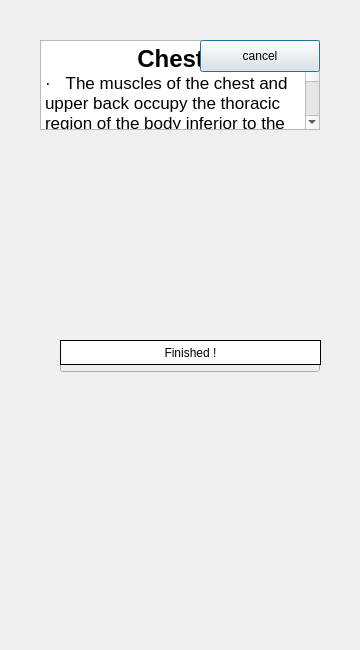
<?xml version="1.0" encoding="UTF-8"?>
<ui version="4.0">
 <class>chestinfo</class>
 <widget class="QDialog" name="chestinfo">
  <property name="geometry">
   <rect>
    <x>0</x>
    <y>0</y>
    <width>360</width>
    <height>650</height>
   </rect>
  </property>
  <property name="windowTitle">
   <string>Dialog</string>
  </property>
  <widget class="QLabel" name="bkgnd">
   <property name="geometry">
    <rect>
     <x>0</x>
     <y>-5</y>
     <width>361</width>
     <height>650</height>
    </rect>
   </property>
   <property name="text">
    <string/>
   </property>
   <property name="pixmap">
    <pixmap resource="fig.qrc">:/frame.jpg</pixmap>
   </property>
   <property name="scaledContents">
    <bool>true</bool>
   </property>
  </widget>
  <widget class="QLabel" name="label_2">
   <property name="geometry">
    <rect>
     <x>190</x>
     <y>240</y>
     <width>140</width>
     <height>90</height>
    </rect>
   </property>
   <property name="text">
    <string/>
   </property>
   <property name="pixmap">
    <pixmap resource="fig.qrc">:/Pushups 2.jpg</pixmap>
   </property>
   <property name="scaledContents">
    <bool>true</bool>
   </property>
  </widget>
  <widget class="QTextEdit" name="textEdit">
   <property name="geometry">
    <rect>
     <x>40</x>
     <y>40</y>
     <width>280</width>
     <height>90</height>
    </rect>
   </property>
   <property name="html">
    <string>&lt;!DOCTYPE HTML PUBLIC &quot;-//W3C//DTD HTML 4.0//EN&quot; &quot;http://www.w3.org/TR/REC-html40/strict.dtd&quot;&gt;
&lt;html&gt;&lt;head&gt;&lt;meta name=&quot;qrichtext&quot; content=&quot;1&quot; /&gt;&lt;style type=&quot;text/css&quot;&gt;
p, li { white-space: pre-wrap; }
&lt;/style&gt;&lt;/head&gt;&lt;body style=&quot; font-family:'.SF NS Text'; font-size:13pt; font-weight:400; font-style:normal;&quot;&gt;
&lt;p align=&quot;center&quot; style=&quot; margin-top:0px; margin-bottom:0px; margin-left:0px; margin-right:0px; -qt-block-indent:0; text-indent:0px;&quot;&gt;&lt;span style=&quot; font-size:18pt; font-weight:600;&quot;&gt;Chest&lt;/span&gt; &lt;/p&gt;
&lt;p style=&quot; margin-top:0px; margin-bottom:0px; margin-left:0px; margin-right:0px; -qt-block-indent:0; text-indent:0px;&quot;&gt;&lt;span style=&quot; font-family:'Symbol';&quot;&gt;·&lt;/span&gt;&lt;span style=&quot; font-family:'Times New Roman'; font-size:7pt;&quot;&gt;      &lt;/span&gt;The muscles of the chest and upper back occupy the thoracic region of the body inferior to the neck and superior to the abdominal region and include the muscles of the shoulders. &lt;/p&gt;
&lt;p style=&quot; margin-top:0px; margin-bottom:0px; margin-left:0px; margin-right:0px; -qt-block-indent:0; text-indent:0px;&quot;&gt;&lt;span style=&quot; font-family:'Symbol';&quot;&gt;·&lt;/span&gt;&lt;span style=&quot; font-family:'Times New Roman'; font-size:7pt;&quot;&gt;      &lt;/span&gt;These important muscles control many motions that involve moving the arms and head — such as throwing a ball, looking up at the sky, and raising your hand. &lt;/p&gt;
&lt;p style=&quot; margin-top:0px; margin-bottom:0px; margin-left:0px; margin-right:0px; -qt-block-indent:0; text-indent:0px;&quot;&gt;&lt;span style=&quot; font-family:'Symbol';&quot;&gt;·&lt;/span&gt;&lt;span style=&quot; font-family:'Times New Roman'; font-size:7pt;&quot;&gt;      &lt;/span&gt;Breathing, a vital body function, is also controlled by the muscles connected to the ribs of the chest and upper bac &lt;/p&gt;&lt;/body&gt;&lt;/html&gt;</string>
   </property>
  </widget>
  <widget class="QPushButton" name="cancelButton">
   <property name="geometry">
    <rect>
     <x>200</x>
     <y>40</y>
     <width>120</width>
     <height>32</height>
    </rect>
   </property>
   <property name="text">
    <string>cancel</string>
   </property>
  </widget>
  <widget class="QLabel" name="label">
   <property name="geometry">
    <rect>
     <x>40</x>
     <y>240</y>
     <width>140</width>
     <height>90</height>
    </rect>
   </property>
   <property name="text">
    <string/>
   </property>
   <property name="pixmap">
    <pixmap resource="fig.qrc">:/Pushups 1.jpg</pixmap>
   </property>
   <property name="scaledContents">
    <bool>true</bool>
   </property>
  </widget>
  <widget class="QLabel" name="label_3">
   <property name="geometry">
    <rect>
     <x>190</x>
     <y>140</y>
     <width>140</width>
     <height>90</height>
    </rect>
   </property>
   <property name="text">
    <string/>
   </property>
   <property name="pixmap">
    <pixmap resource="fig.qrc">:/Dips - Chest Version 2.jpg</pixmap>
   </property>
   <property name="scaledContents">
    <bool>true</bool>
   </property>
  </widget>
  <widget class="QLabel" name="label_4">
   <property name="geometry">
    <rect>
     <x>40</x>
     <y>140</y>
     <width>140</width>
     <height>90</height>
    </rect>
   </property>
   <property name="text">
    <string/>
   </property>
   <property name="pixmap">
    <pixmap resource="fig.qrc">:/Dips - Chest Version 1.jpg</pixmap>
   </property>
   <property name="scaledContents">
    <bool>true</bool>
   </property>
  </widget>
  <widget class="QPushButton" name="addButton">
   <property name="geometry">
    <rect>
     <x>60</x>
     <y>340</y>
     <width>260</width>
     <height>32</height>
    </rect>
   </property>
   <property name="text">
    <string>add</string>
   </property>
  </widget>
  <widget class="QLabel" name="finishedlabel">
   <property name="geometry">
    <rect>
     <x>0</x>
     <y>80</y>
     <width>370</width>
     <height>230</height>
    </rect>
   </property>
   <property name="text">
    <string/>
   </property>
   <property name="pixmap">
    <pixmap resource="fig.qrc">:/finished.png</pixmap>
   </property>
   <property name="scaledContents">
    <bool>true</bool>
   </property>
  </widget>
  <widget class="QPushButton" name="finishedbutton">
   <property name="geometry">
    <rect>
     <x>60</x>
     <y>340</y>
     <width>261</width>
     <height>25</height>
    </rect>
   </property>
   <property name="styleSheet">
    <string notr="true">border: 1px solid black;
background-color: white
</string>
   </property>
   <property name="text">
    <string>Finished !</string>
   </property>
  </widget>
 </widget>
 <resources>
  <include location="fig.qrc"/>
 </resources>
 <connections/>
</ui>
